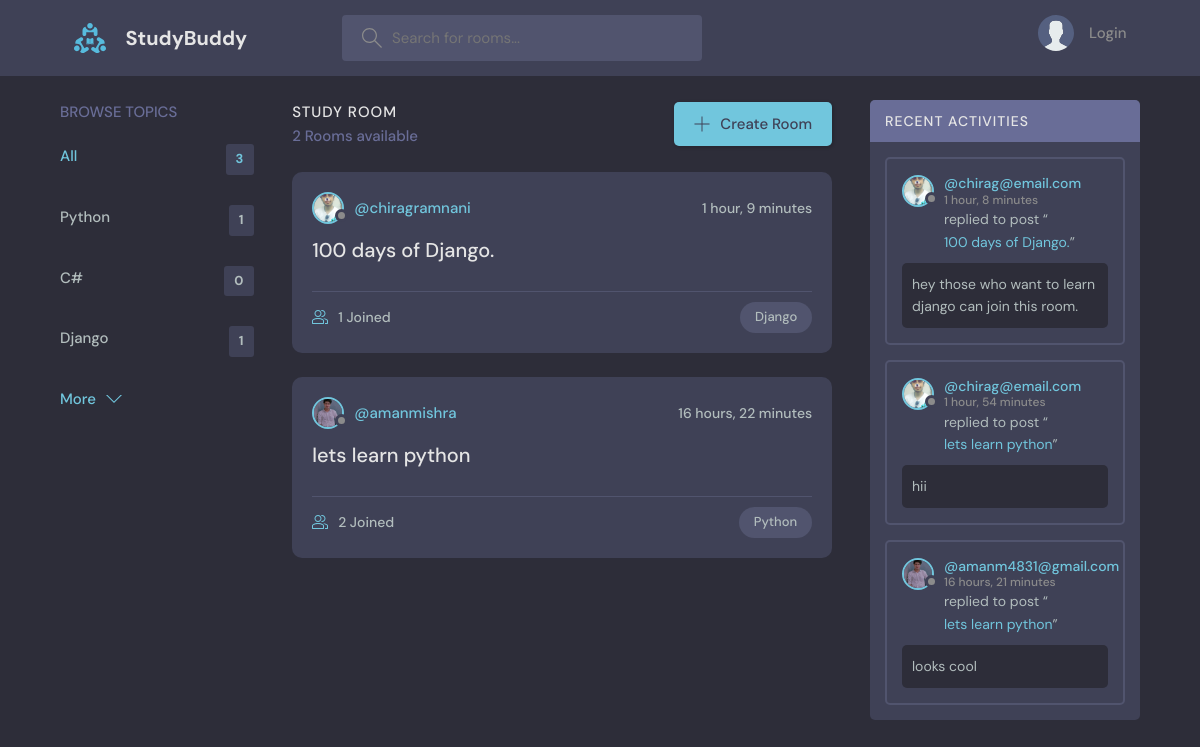
The page / on the database its author committed.
### base/models.py (models this page shows, shortened)
class Topic(models.Model):
    name = models.CharField(max_length=200)

class Room(models.Model):
    host =  models.ForeignKey(User, on_delete=models.SET_NULL, null=True)
    topic = models.ForeignKey(Topic, on_delete=models.SET_NULL, null=True)
    name = models.CharField(max_length=200)
    description = models.TextField(null=True, blank=True)
    participants = models.ManyToManyField(User, related_name='participants', blank=True)
    updated = models.DateTimeField(auto_now=True)
    created = models.DateTimeField(auto_now_add=True)
    class Meta:
        ordering = ['-updated', '-created']
    def __str__(self):
        return self.name

class User(AbstractUser):
    name = models.CharField(max_length=200, null=True)
    email = models.EmailField(unique=True,  null=True)
    bio = models.TextField(null=True)
    avatar = models.ImageField(null=True, default="avatar.svg")
    USERNAME_FIELD = 'email'
    REQUIRED_FIELDS = []

class Message(models.Model):
    user = models.ForeignKey(User, on_delete=models.CASCADE)
    room = models.ForeignKey(Room, on_delete=models.CASCADE)
    body = models.TextField()
    updated = models.DateTimeField(auto_now=True)
    created = models.DateTimeField(auto_now_add=True)
    class Meta:
        ordering = ['-updated', '-created']

### base/views.py (the view)
# urls.py: path('',views.home,name= "home"),
def home(request):
    q = request.GET.get('q') if request.GET.get('q') != None else ''
    rooms = Room.objects.filter(Q(topic__name__icontains=q) |
                                Q(name__icontains=q) |
                                Q(description__icontains=q))
    topics = Topic.objects.all()[0:5]
    room_count = rooms.count()
    room_messages = Message.objects.filter(Q(room__topic__name__icontains=q))
    context = {'rooms': rooms, 'topics': topics, 'room_count': room_count, 'room_messages': room_messages}
    return render(request, 'base/home.html', context)

### Templates/base/home.html (shortened to what this page needs)
{% extends 'main.html' %}
{% block content %}
<main class="layout layout--3">
      <div class="container">
        {% include 'base/topic_component.html' %}
        <div class="roomList">
          <div class="roomList__header">
            <div>
              <h2>Study Room</h2>
              <p>{{room_count}} Rooms available</p>
            </div>
            <a class="btn btn--main" href="{% url 'create-room' %}">
              <svg version="1.1" xmlns="http://www.w3.org/2000/svg" width="32" height="32" viewBox="0 0 32 32">
                <title>add</title>
                <path
                  d="M16.943 0.943h-1.885v14.115h-14.115v1.885h14.115v14.115h1.885v-14.115h14.115v-1.885h-14.115v-14.115z"
                ></path>
              </svg>
              Create Room
            </a>
          </div>
          {% include 'base/feed_component.html' %}
        </div>
        {% include 'base/activity_component.html' %}
      </div>
    </main>
{% endblock %}

### Templates/base/topic_component.html
<div class="topics">
  <div class="topics__header">
    <h2>Browse Topics</h2>
  </div>
  <ul class="topics__list">
    <li>
      <a href="{% url 'home' %}" class="active">All <span>{{topics.count}}</span></a>
    </li>
    {% for topic in topics %}
    <li>
      <a href="{% url 'home' %}?q={{topic.name}}">{{topic.name}} <span>{{topic.room_set.all.count}}</span></a>
    </li>
    {% endfor %}
  </ul>
  <a class="btn btn--link" href="{% url 'topics' %}">
    More
    <svg version="1.1" xmlns="http://www.w3.org/2000/svg" width="32" height="32" viewBox="0 0 32 32">
      <title>chevron-down</title>
      <path d="M16 21l-13-13h-3l16 16 16-16h-3l-13 13z"></path>
    </svg>
  </a>
</div>

### Templates/base/feed_component.html (shortened to what this page needs)
{% for room in rooms %}
<div class="roomListRoom">
  <div class="roomListRoom__header">
    <a href="{% url 'user-profile' room.host.id %}" class="roomListRoom__author">
      <div class="avatar avatar--small">
        <img src="{{room.host.avatar.url}}" />
      </div>
      <span>@{{room.host.username}}</span>
    </a>
    <div class="roomListRoom__actions">
      <span>{{room.created|timesince}}</span>
    </div>
  </div>
  <div class="roomListRoom__content">
    <a href="{% url 'room' room.id %}">{{room.name}}</a>
  </div>
  <div class="roomListRoom__meta">
    <a href="{% url 'room' room.id %}" class="roomListRoom__joined">
      {{room.participants.all.count}} Joined
    </a>
    <p class="roomListRoom__topic">{{room.topic.name}}</p>
  </div>
</div>
{% endfor %}

### Templates/base/activity_component.html (shortened to what this page needs)
<div class="activities">
  <div class="activities__header">
    <h2>Recent Activities</h2>
  </div>
  {% for message in room_messages %}
  <div class="activities__box">
    <div class="activities__boxHeader roomListRoom__header">
      <a href="{% url 'user-profile' message.user.id %}" class="roomListRoom__author">
        <div class="avatar avatar--small">
          <img src="{{message.user.avatar.url}}" />
        </div>
        <p>
          @{{message.user}}
          <span>{{message.created|timesince}}</span>
        </p>
      </a>
    </div>
    <div class="activities__boxContent">
      <p>replied to post “<a href="{% url 'room' message.room.id %}">{{message.room}}</a>”</p>
      <div class="activities__boxRoomContent">
       {{message.body}}
      </div>
    </div>
  </div>
  {% endfor %}
</div>

### rows shown on the page
Topic: name "Python", room_set.all.count "1"
Topic: name "C#", room_set.all.count "0"
Topic: name "Django", room_set.all.count "1"
Room: host.avatar (picture), host.username "chiragramnani", created "1 hour, 9 minutes", name "100 days of Django.", participants.all.count "1", topic.name "Django"
Room: host.avatar (picture), host.username "amanmishra", created "16 hours, 22 minutes", name "lets learn python", participants.all.count "2", topic.name "Python"
Message: user.avatar (picture), user "chirag@email.com", created "1 hour, 8 minutes", room "100 days of Django.", body "hey those who want to learn django can join this room."
Message: user.avatar (picture), user "chirag@email.com", created "1 hour, 54 minutes", room "lets learn python", body "hii"
Message: user.avatar (picture), user "amanm4831@gmail.com", created "16 hours, 21 minutes", room "lets learn python", body "looks cool"

### other values the page prints
{{ topics.count }} "3"
{{ room_count }} "2"
